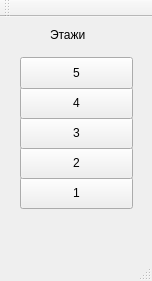
<?xml version="1.0" encoding="UTF-8"?>
<ui version="4.0">
 <class>MainWindow</class>
 <widget class="QMainWindow" name="MainWindow">
  <property name="geometry">
   <rect>
    <x>0</x>
    <y>0</y>
    <width>152</width>
    <height>281</height>
   </rect>
  </property>
  <property name="windowTitle">
   <string>MainWindow</string>
  </property>
  <widget class="QWidget" name="centralWidget">
   <widget class="QLabel" name="label">
    <property name="geometry">
     <rect>
      <x>50</x>
      <y>10</y>
      <width>41</width>
      <height>16</height>
     </rect>
    </property>
    <property name="text">
     <string>Этажи</string>
    </property>
   </widget>
   <widget class="QPushButton" name="pushButton">
    <property name="geometry">
     <rect>
      <x>20</x>
      <y>160</y>
      <width>113</width>
      <height>32</height>
     </rect>
    </property>
    <property name="text">
     <string>1</string>
    </property>
   </widget>
   <widget class="QPushButton" name="pushButton_2">
    <property name="geometry">
     <rect>
      <x>20</x>
      <y>130</y>
      <width>113</width>
      <height>32</height>
     </rect>
    </property>
    <property name="text">
     <string>2</string>
    </property>
   </widget>
   <widget class="QPushButton" name="pushButton_3">
    <property name="geometry">
     <rect>
      <x>20</x>
      <y>100</y>
      <width>113</width>
      <height>32</height>
     </rect>
    </property>
    <property name="text">
     <string>3</string>
    </property>
   </widget>
   <widget class="QPushButton" name="pushButton_4">
    <property name="geometry">
     <rect>
      <x>20</x>
      <y>70</y>
      <width>113</width>
      <height>32</height>
     </rect>
    </property>
    <property name="text">
     <string>4</string>
    </property>
   </widget>
   <widget class="QPushButton" name="pushButton_5">
    <property name="geometry">
     <rect>
      <x>20</x>
      <y>40</y>
      <width>113</width>
      <height>32</height>
     </rect>
    </property>
    <property name="text">
     <string>5</string>
    </property>
   </widget>
  </widget>
  <widget class="QMenuBar" name="menuBar">
   <property name="geometry">
    <rect>
     <x>0</x>
     <y>0</y>
     <width>152</width>
     <height>22</height>
    </rect>
   </property>
  </widget>
  <widget class="QToolBar" name="mainToolBar">
   <attribute name="toolBarArea">
    <enum>TopToolBarArea</enum>
   </attribute>
   <attribute name="toolBarBreak">
    <bool>false</bool>
   </attribute>
  </widget>
  <widget class="QStatusBar" name="statusBar"/>
 </widget>
 <layoutdefault spacing="6" margin="11"/>
 <resources/>
 <connections/>
</ui>
